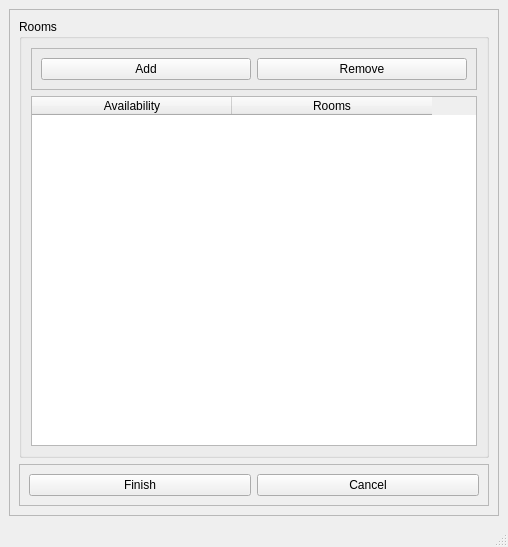
<?xml version="1.0" encoding="UTF-8"?>
<ui version="4.0">
 <class>MainWindow</class>
 <widget class="QMainWindow" name="MainWindow">
  <property name="geometry">
   <rect>
    <x>0</x>
    <y>0</y>
    <width>508</width>
    <height>547</height>
   </rect>
  </property>
  <property name="windowTitle">
   <string>MainWindow</string>
  </property>
  <widget class="QWidget" name="centralwidget">
   <layout class="QGridLayout" name="gridLayout">
    <item row="0" column="0">
     <widget class="QFrame" name="frame">
      <property name="frameShape">
       <enum>QFrame::StyledPanel</enum>
      </property>
      <property name="frameShadow">
       <enum>QFrame::Raised</enum>
      </property>
      <layout class="QGridLayout" name="gridLayout_6">
       <item row="0" column="0">
        <widget class="QGroupBox" name="groupBox">
         <property name="title">
          <string>Rooms</string>
         </property>
         <layout class="QGridLayout" name="gridLayout_5">
          <item row="1" column="0">
           <widget class="QTableWidget" name="RmWin_RoomTable">
            <attribute name="horizontalHeaderDefaultSectionSize">
             <number>200</number>
            </attribute>
            <column>
             <property name="text">
              <string>Availability</string>
             </property>
            </column>
            <column>
             <property name="text">
              <string>Rooms</string>
             </property>
            </column>
           </widget>
          </item>
          <item row="0" column="0">
           <widget class="QFrame" name="frame_4">
            <property name="frameShape">
             <enum>QFrame::StyledPanel</enum>
            </property>
            <property name="frameShadow">
             <enum>QFrame::Raised</enum>
            </property>
            <layout class="QGridLayout" name="gridLayout_4">
             <item row="0" column="0">
              <widget class="QPushButton" name="RmWin_AddButton">
               <property name="text">
                <string>Add</string>
               </property>
              </widget>
             </item>
             <item row="0" column="1">
              <widget class="QPushButton" name="RmWin_RemoveButton">
               <property name="text">
                <string>Remove</string>
               </property>
              </widget>
             </item>
            </layout>
           </widget>
          </item>
         </layout>
        </widget>
       </item>
       <item row="1" column="0">
        <widget class="QFrame" name="frame_3">
         <property name="frameShape">
          <enum>QFrame::StyledPanel</enum>
         </property>
         <property name="frameShadow">
          <enum>QFrame::Raised</enum>
         </property>
         <layout class="QGridLayout" name="gridLayout_3">
          <item row="0" column="0">
           <widget class="QPushButton" name="RmWin_FinishButton">
            <property name="text">
             <string>Finish</string>
            </property>
           </widget>
          </item>
          <item row="0" column="1">
           <widget class="QPushButton" name="RmWin_CancelButton">
            <property name="text">
             <string>Cancel</string>
            </property>
           </widget>
          </item>
         </layout>
        </widget>
       </item>
      </layout>
     </widget>
    </item>
   </layout>
  </widget>
  <widget class="QMenuBar" name="menubar">
   <property name="geometry">
    <rect>
     <x>0</x>
     <y>0</y>
     <width>508</width>
     <height>21</height>
    </rect>
   </property>
  </widget>
  <widget class="QStatusBar" name="statusbar"/>
 </widget>
 <resources/>
 <connections/>
</ui>
